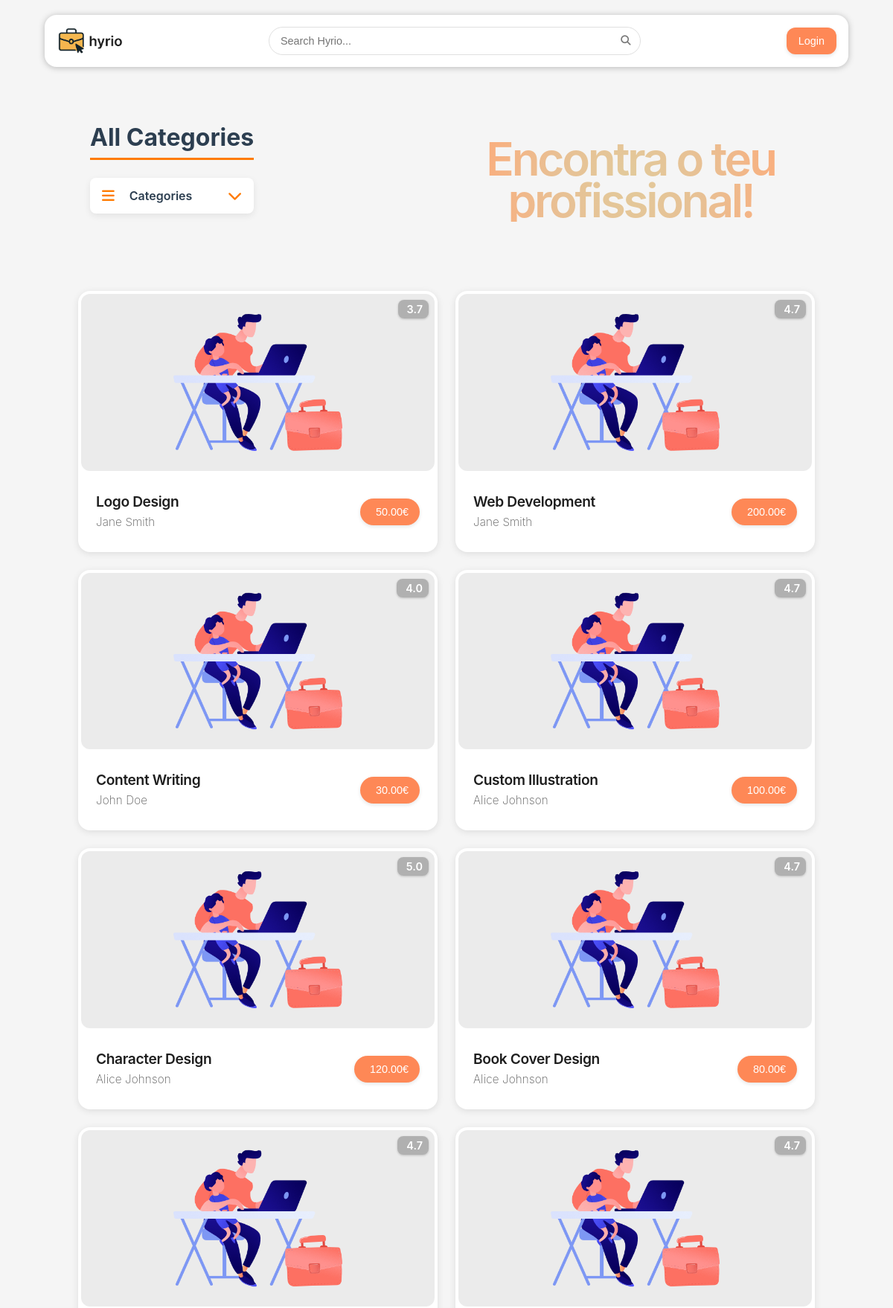
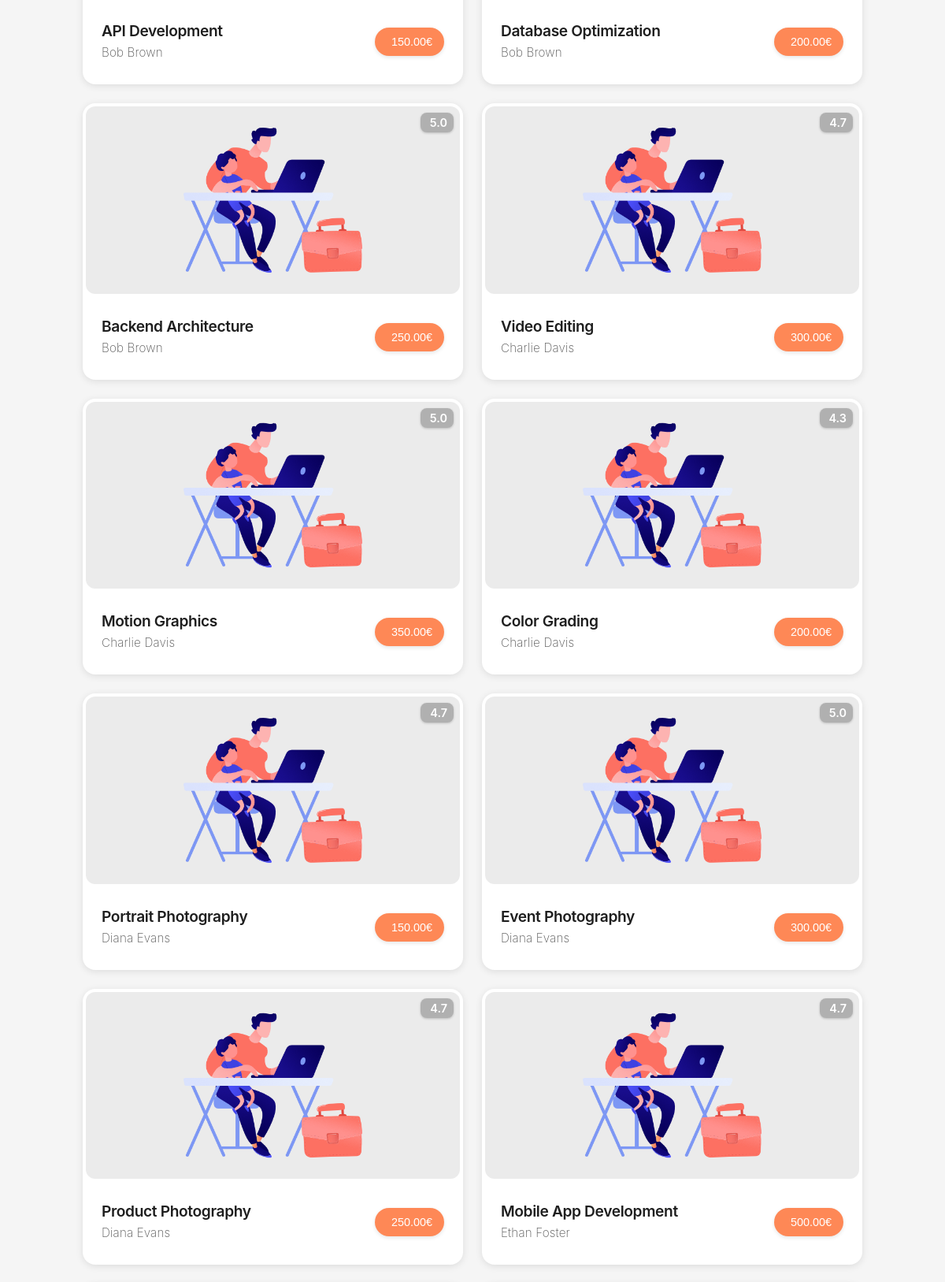
The page / (upper part) on the database its author committed (2 pictures, top to bottom).
### tables this page shows
CREATE TABLE services (id INTEGER PRIMARY KEY,
  name VARCHAR(255) NOT NULL,
  description TEXT NOT NULL,
  price DECIMAL(10, 2) NOT NULL CHECK (price >=0),
  seller INTEGER NOT NULL REFERENCES users(id),
  category INTEGER NOT NULL REFERENCES categories(id),
  image TEXT NOT NULL,
  rating DECIMAL(2, 1) CHECK (rating >=0 AND rating <=5));

CREATE TABLE users (id INTEGER PRIMARY KEY,
  name VARCHAR(255) NOT NULL,
  username VARCHAR(255) NOT NULL UNIQUE,
  password TEXT NOT NULL,  -- Use bcrypt for hashing
  email VARCHAR(255) NOT NULL UNIQUE,
  is_seller BOOLEAN NOT NULL DEFAULT 0,
  is_admin BOOLEAN NOT NULL DEFAULT 0,
  profile_pic TEXT NOT NULL,
  bio TEXT);

### database/classes/service.php (called while the page is built, shortened)
<?php
class Service
{
    public static function getAllServices(int $offset = 0, int $limit = 0): array
    {
        try {
            $db = Database::getInstance();
            if ($limit === 0) {
                $stmt = $db->query('SELECT * FROM services');
            } else {
                $stmt = $db->prepare('SELECT * FROM services LIMIT ?, ?');
                $stmt->bindParam(1, $offset, PDO::PARAM_INT);
                $stmt->bindParam(2, $limit, PDO::PARAM_INT);
                $stmt->execute();
            }
            return $stmt->fetchAll(PDO::FETCH_ASSOC);
        } catch (PDOException $e) {
            return [];
        }
    }
}

### database/classes/rating.php (called while the page is built, shortened)
<?php
class Rating
{
  public static function getRatingStats(int $serviceId): array
  {
    $db = Database::getInstance();
    try {
      $stmt = $db->prepare('
                SELECT
                    COUNT(*) as total_ratings,
                    AVG(rating) as average_rating,
                    COUNT(CASE WHEN rating = 5 THEN 1 END) as five_star,
                    COUNT(CASE WHEN rating = 4 THEN 1 END) as four_star,
                    COUNT(CASE WHEN rating = 3 THEN 1 END) as three_star,
                    COUNT(CASE WHEN rating = 2 THEN 1 END) as two_star,
                    COUNT(CASE WHEN rating = 1 THEN 1 END) as one_star
                FROM ratings
                WHERE service_id = ?
            ');
      $stmt->execute([$serviceId]);
      $result = $stmt->fetch(PDO::FETCH_ASSOC);
      return $result ?: [
        'total_ratings' => 0,
        'average_rating' => 0,
        'five_star' => 0,
        'four_star' => 0,
        'three_star' => 0,
        'two_star' => 0,
        'one_star' => 0
      ];
    } catch (PDOException $e) {
      error_log("Error fetching rating stats: " . $e->getMessage());
      return [
        'total_ratings' => 0,
        'average_rating' => 0,
        'five_star' => 0,
        'four_star' => 0,
        'three_star' => 0,
        'two_star' => 0,
        'one_star' => 0
      ];
    }
  }
}

### database/classes/user.php (called while the page is built, shortened)
<?php
class User
{
    private string $name;
    public function __construct(int $id, string $name, string $username, string $email, bool $isSeller, bool $isAdmin, string $profilePic, string $bio)
    {
        $this->name = $name;
    }
    public static function getUserById(int $id): ?User
    {
        try {
            $db = Database::getInstance();
            $stmt = $db->prepare('SELECT * FROM users WHERE id = ?');
            $stmt->execute([$id]);
            $user = $stmt->fetch();
            if ($user) {
                return new User($user['id'], $user['name'], $user['username'], $user['email'], (bool)$user['is_seller'], (bool)$user['is_admin'], $user['profile_pic'], $user['bio']);
            }
            return null;
        } catch (PDOException $e) {
            return null;
        }
    }
    public function getName(): string
    {
        return $this->name;
    }
}

### components/card/card.php (the view, shortened to what this page needs)
<?php
class Card
{
  private static $cssIncluded = false;
  public static function includeCSS()
  {
    if (!self::$cssIncluded) {
      echo '<link rel="stylesheet" href="/components/card/css/card.css">';
      self::$cssIncluded = true;
    }
  }
  public static function render($service = null, $showPrice = true)
  {
    self::renderService($service, $showPrice);
  }
  public static function renderService($service = null, $showPrice = true)
  {
    require_once(__DIR__ . '/../button/button.php');
    require_once(__DIR__ . '/../../database/classes/user.php');
    $serviceId = isset($service['id']) ? (int) $service['id'] : 0;
    $seller = User::getUserById($service['seller']);
?>
    <div class="card">
      <a href="/pages/service.php?id=<?= $serviceId ?>" class="card-link">
        <div class="card-content">
          <?php
          require_once(__DIR__ . '/../../database/classes/rating.php');
          $ratingStats = Rating::getRatingStats((int)$service['id']);
          if ($ratingStats['total_ratings'] > 0):
          ?>
          <div class="rating">
            <span><?= htmlspecialchars(number_format((float)$ratingStats['average_rating'], 1)) ?></span>
          </div>
          <?php endif; ?>
          <div class="service-image">
            <img src="<?= htmlspecialchars($service['image']) ?>"
              alt="<?= isset($service['name']) ? htmlspecialchars($service['name']) : 'Service' ?>">
          </div>
          <div class="label">
            <div class="titles">
              <h3><?= isset($service['name']) ? htmlspecialchars($service['name']) : 'i build minecraft servers' ?></h3>
              <p><?= htmlspecialchars($seller->getName()) ?></p>
            </div>
            <?php
            if ($showPrice) {
              echo '<span>' . (isset($service['price']) ? htmlspecialchars(number_format($service['price'], 2)) : '230') . '€</span>';
            }
            ?>
          </div>
        </div>
      </a>
    </div>
  <?php
  }
  ?>
<?php
  public static function renderGrid($services = [], $showPrice = true)
  {
    self::includeCSS();
    echo '<div class="grid">';
    foreach ($services as $service) {
      self::render($service, $showPrice);
    }
    echo '</div>';
  }
}
?>

### css/style.css (style rules this page uses)
:root { --text: #1e1e1e; --background: whitesmoke; --primary: #fe8856; --secondary: #bd5656; --accent: #944c4c; --shadow: rgba(0, 0, 0, 0.25); background: var(--background); font-family: 'Inter', sans-serif; }
html, body { height: 100%; margin: 0; padding: 0; }
body { display: flex; flex-direction: column; min-height: 100vh; }

### components/card/css/card.css (style rules this page uses)
.grid { display: grid; grid-template-columns: repeat(auto-fill, minmax(280px, 1fr)); gap: 1.5rem; }
@media (max-width: 1400px) { .grid { grid-template-columns: repeat(2, minmax(0, 1fr)); } }
.card { position: relative; display: flex; flex-direction: column; background-color: #fff; border-radius: 16px; box-shadow: 0 2px 10px rgba(0, 0, 0, 0.1); transition: transform 0.2s ease, box-shadow 0.2s ease; }
.card-link { text-decoration: none; }
.card-content { padding: 4px; }
.card-content img { border-radius: 12px; display: block; width: 100%; object-fit: cover; }
.rating { position: absolute; top: 12px; right: 12px; z-index: 3; background-color: rgba(0, 0, 0, 0.25); color: #fff; border-radius: 8px; padding: 4px 8px; display: flex; align-items: center; gap: 4px; font-size: 0.9rem; font-weight: 600; box-shadow: 0 1px 3px rgba(0, 0, 0, 0.2); transition: background-color 0.2s ease; backdrop-filter: blur(2px); -webkit-backdrop-filter: blur(2px); }
.card .label { padding: 15px 20px 10px; display: flex; flex-direction: row; justify-content: space-between; align-items: center; flex-wrap: nowrap; height: 100%; min-height: 80px; }
.card .titles { padding: 5px 0; flex: 1; min-width: 0; margin-right: 10px; display: flex; flex-direction: column; justify-content: center; overflow-wrap: break-word; word-wrap: break-word; word-break: break-word; hyphens: auto; max-width: calc(100% - 80px); }
.card .titles h3 { margin: 0 0 5px 0; font-weight: 600; color: var(--text); font-size: 1.2em; letter-spacing: -0.02em; line-height: 1.2; white-space: normal; overflow: visible; display: block; max-height: none; text-overflow: initial; overflow-wrap: break-word; word-wrap: break-word; }
.card .titles p { margin: 0; color: #555; font-size: 0.95em; font-weight: 200; line-height: 1.4; letter-spacing: 0.01em; white-space: nowrap; overflow: hidden; text-overflow: ellipsis; }

### rows shown on the page
services: average_rating "3.7", image (placeholder picture), name "Logo Design", seller.name "Jane Smith", price "50.00"
services: average_rating "4.7", image (placeholder picture), name "Web Development", seller.name "Jane Smith", price "200.00"
services: average_rating "4.0", image (placeholder picture), name "Content Writing", seller.name "John Doe", price "30.00"
services: average_rating "4.7", image (placeholder picture), name "Custom Illustration", seller.name "Alice Johnson", price "100.00"
services: average_rating "5.0", image (placeholder picture), name "Character Design", seller.name "Alice Johnson", price "120.00"
services: average_rating "4.7", image (placeholder picture), name "Book Cover Design", seller.name "Alice Johnson", price "80.00"
services: average_rating "4.7", image (placeholder picture), name "API Development", seller.name "Bob Brown", price "150.00"
services: average_rating "4.7", image (placeholder picture), name "Database Optimization", seller.name "Bob Brown", price "200.00"
services: average_rating "5.0", image (placeholder picture), name "Backend Architecture", seller.name "Bob Brown", price "250.00"
services: average_rating "4.7", image (placeholder picture), name "Video Editing", seller.name "Charlie Davis", price "300.00"
services: average_rating "5.0", image (placeholder picture), name "Motion Graphics", seller.name "Charlie Davis", price "350.00"
services: average_rating "4.3", image (placeholder picture), name "Color Grading", seller.name "Charlie Davis", price "200.00"
services: average_rating "4.7", image (placeholder picture), name "Portrait Photography", seller.name "Diana Evans", price "150.00"
services: average_rating "5.0", image (placeholder picture), name "Event Photography", seller.name "Diana Evans", price "300.00"
services: average_rating "4.7", image (placeholder picture), name "Product Photography", seller.name "Diana Evans", price "250.00"
services: average_rating "4.7", image (placeholder picture), name "Mobile App Development", seller.name "Ethan Foster", price "500.00"

### other values the page prints
$selectedCategoryName "All Categories"
